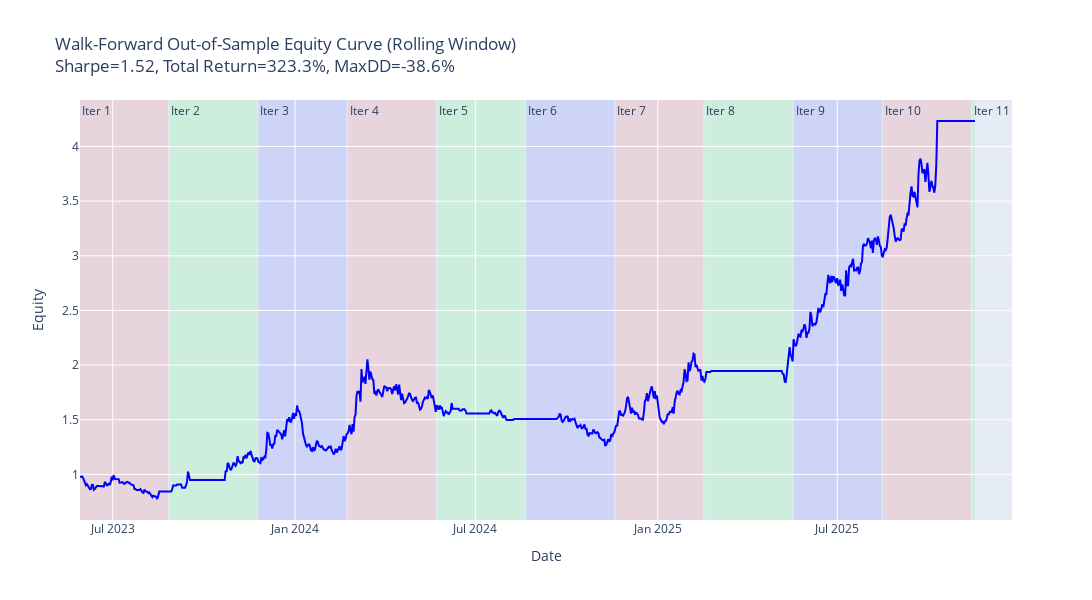

The notebook cell this image was saved under:
### Code cell
# Visualization: OOS Equity Curve

fig = go.Figure()

fig.add_trace(go.Scatter(
    x=combined_equity_series.index,
    y=combined_equity_series.values,
    mode='lines',
    name='Out-of-Sample Equity',
    line=dict(color='blue', width=2)
))

# Add shaded regions for each test period
colors = ['rgba(255,0,0,0.1)', 'rgba(0,255,0,0.1)', 'rgba(0,0,255,0.1)']
for i, row in wf_summary.iterrows():
    fig.add_vrect(
        x0=row['test_start'],
        x1=row['test_end'],
        fillcolor=colors[i % len(colors)],
        layer='below',
        line_width=0,
        annotation_text=f"Iter {row['iteration']}",
        annotation_position="top left"
    )

fig.update_layout(
    title=f'Walk-Forward Out-of-Sample Equity Curve ({wf_mode.capitalize()} Window)<br>' +
          f'Sharpe={aggregate_sharpe:.2f}, Total Return={aggregate_total_return*100:.1f}%, MaxDD={max_drawdown*100:.1f}%',
    xaxis_title='Date',
    yaxis_title='Equity',
    hovermode='x unified',
    width=1200,
    height=600
)

fig.show()

### Figure 1 — Plotly figure (JSON) as saved in the notebook; plotly's stock layout.template omitted (floating-point values rounded to 4 significant figures; data arrays with more than 128 entries replaced by an {"elided": "..."} marker saying what was removed)
{"data": [{"line": {"color": "blue", "width": 2}, "mode": "lines", "name": "Out-of-Sample Equity", "type": "scatter", "x": {"elided": "904 str values"}, "y": {"elided": "904 float values"}}], "layout": {"annotations": [{"showarrow": false, "text": "Iter 1", "x": "2023-05-29T00:00:00", "xanchor": "left", "xref": "x", "y": 1, "yanchor": "top", "yref": "y domain"}, {"showarrow": false, "text": "Iter 2", "x": "2023-08-27T00:00:00", "xanchor": "left", "xref": "x", "y": 1, "yanchor": "top", "yref": "y domain"}, {"showarrow": false, "text": "Iter 3", "x": "2023-11-25T00:00:00", "xanchor": "left", "xref": "x", "y": 1, "yanchor": "top", "yref": "y domain"}, {"showarrow": false, "text": "Iter 4", "x": "2024-02-23T00:00:00", "xanchor": "left", "xref": "x", "y": 1, "yanchor": "top", "yref": "y domain"}, {"showarrow": false, "text": "Iter 5", "x": "2024-05-23T00:00:00", "xanchor": "left", "xref": "x", "y": 1, "yanchor": "top", "yref": "y domain"}, {"showarrow": false, "text": "Iter 6", "x": "2024-08-21T00:00:00", "xanchor": "left", "xref": "x", "y": 1, "yanchor": "top", "yref": "y domain"}, {"showarrow": false, "text": "Iter 7", "x": "2024-11-19T00:00:00", "xanchor": "left", "xref": "x", "y": 1, "yanchor": "top", "yref": "y domain"}, {"showarrow": false, "text": "Iter 8", "x": "2025-02-17T00:00:00", "xanchor": "left", "xref": "x", "y": 1, "yanchor": "top", "yref": "y domain"}, {"showarrow": false, "text": "Iter 9", "x": "2025-05-18T00:00:00", "xanchor": "left", "xref": "x", "y": 1, "yanchor": "top", "yref": "y domain"}, {"showarrow": false, "text": "Iter 10", "x": "2025-08-16T00:00:00", "xanchor": "left", "xref": "x", "y": 1, "yanchor": "top", "yref": "y domain"}, {"showarrow": false, "text": "Iter 11", "x": "2025-11-14T00:00:00", "xanchor": "left", "xref": "x", "y": 1, "yanchor": "top", "yref": "y domain"}], "height": 600, "hovermode": "x unified", "shapes": [{"fillcolor": "rgba(255,0,0,0.1)", "layer": "below", "line": {"width": 0}, "type": "rect", "x0": "2023-05-29T00:00:00", "x1": "2023-08-26T00:00:00", "xref": "x", "y0": 0, "y1": 1, "yref": "y domain"}, {"fillcolor": "rgba(0,255,0,0.1)", "layer": "below", "line": {"width": 0}, "type": "rect", "x0": "2023-08-27T00:00:00", "x1": "2023-11-24T00:00:00", "xref": "x", "y0": 0, "y1": 1, "yref": "y domain"}, {"fillcolor": "rgba(0,0,255,0.1)", "layer": "below", "line": {"width": 0}, "type": "rect", "x0": "2023-11-25T00:00:00", "x1": "2024-02-22T00:00:00", "xref": "x", "y0": 0, "y1": 1, "yref": "y domain"}, {"fillcolor": "rgba(255,0,0,0.1)", "layer": "below", "line": {"width": 0}, "type": "rect", "x0": "2024-02-23T00:00:00", "x1": "2024-05-22T00:00:00", "xref": "x", "y0": 0, "y1": 1, "yref": "y domain"}, {"fillcolor": "rgba(0,255,0,0.1)", "layer": "below", "line": {"width": 0}, "type": "rect", "x0": "2024-05-23T00:00:00", "x1": "2024-08-20T00:00:00", "xref": "x", "y0": 0, "y1": 1, "yref": "y domain"}, {"fillcolor": "rgba(0,0,255,0.1)", "layer": "below", "line": {"width": 0}, "type": "rect", "x0": "2024-08-21T00:00:00", "x1": "2024-11-18T00:00:00", "xref": "x", "y0": 0, "y1": 1, "yref": "y domain"}, {"fillcolor": "rgba(255,0,0,0.1)", "layer": "below", "line": {"width": 0}, "type": "rect", "x0": "2024-11-19T00:00:00", "x1": "2025-02-16T00:00:00", "xref": "x", "y0": 0, "y1": 1, "yref": "y domain"}, {"fillcolor": "rgba(0,255,0,0.1)", "layer": "below", "line": {"width": 0}, "type": "rect", "x0": "2025-02-17T00:00:00", "x1": "2025-05-17T00:00:00", "xref": "x", "y0": 0, "y1": 1, "yref": "y domain"}, {"fillcolor": "rgba(0,0,255,0.1)", "layer": "below", "line": {"width": 0}, "type": "rect", "x0": "2025-05-18T00:00:00", "x1": "2025-08-15T00:00:00", "xref": "x", "y0": 0, "y1": 1, "yref": "y domain"}, {"fillcolor": "rgba(255,0,0,0.1)", "layer": "below", "line": {"width": 0}, "type": "rect", "x0": "2025-08-16T00:00:00", "x1": "2025-11-13T00:00:00", "xref": "x", "y0": 0, "y1": 1, "yref": "y domain"}, {"fillcolor": "rgba(0,255,0,0.1)", "layer": "below", "line": {"width": 0}, "type": "rect", "x0": "2025-11-14T00:00:00", "x1": "2025-11-17T00:00:00", "xref": "x", "y0": 0, "y1": 1, "yref": "y domain"}], "title": {"text": "Walk-Forward Out-of-Sample Equity Curve (Rolling Window)<br>Sharpe=1.52, Total Return=323.3%, MaxDD=-38.6%"}, "width": 1200, "xaxis": {"title": {"text": "Date"}}, "yaxis": {"title": {"text": "Equity"}}}}
